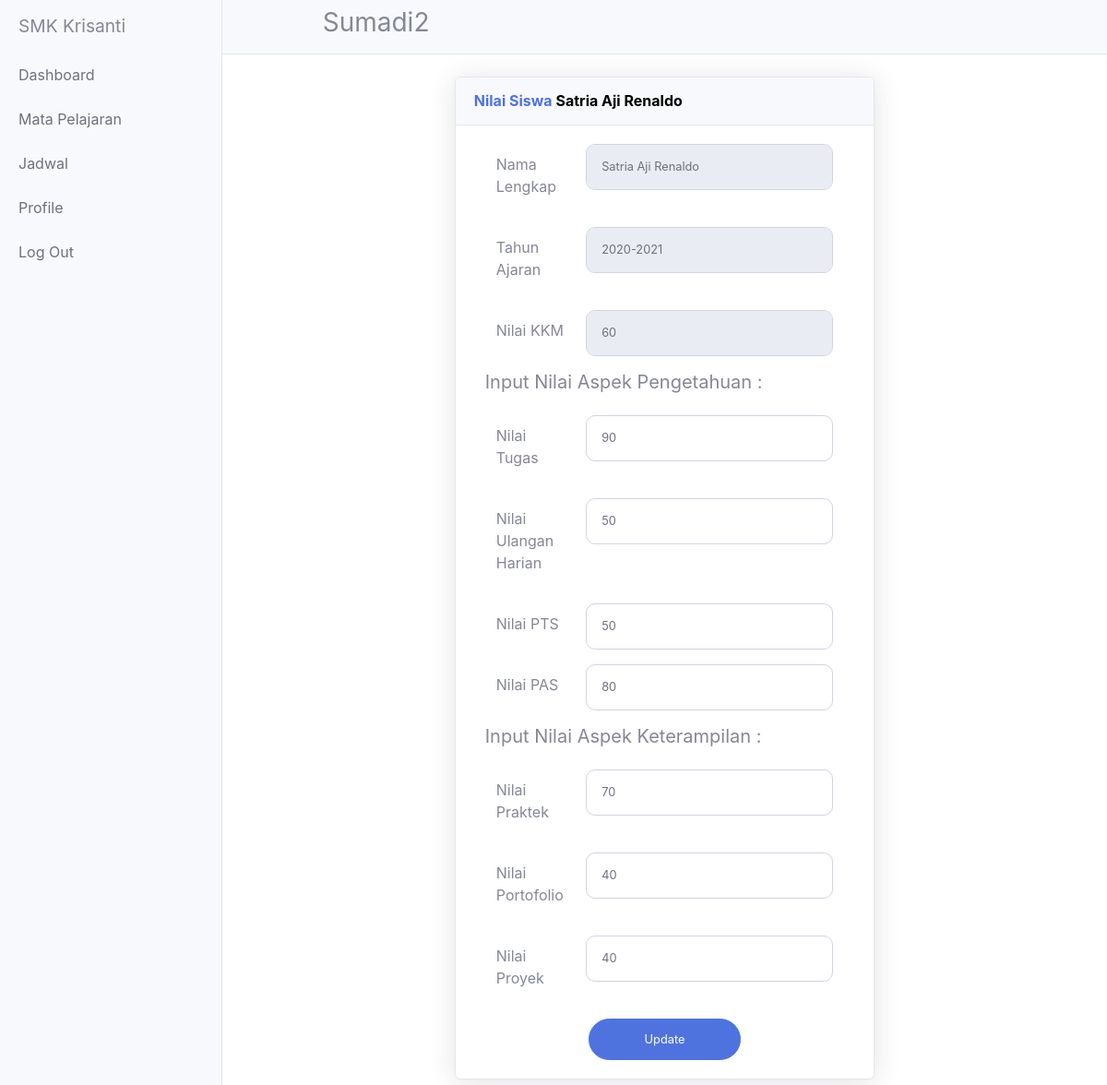
Page /guru/inputDetailNilai.php?id=16&&id_matpel=2359&&id_kelas=26&&nama_matpel=Bahasa Jepang&&id_siswa=4 on the committed database.
### tables this page shows
CREATE TABLE `guru` (
  `id_guru` int(11) NOT NULL,
  `id_user` int(100) NOT NULL,
  `id_angkatan` int(100) NOT NULL,
  `id_kelas` int(100) NOT NULL,
  `nuptk` varchar(16) NOT NULL,
  `nama_guru` varchar(100) NOT NULL,
  `password` varchar(8) NOT NULL,
  `alamat` varchar(50) NOT NULL,
  `no_hp` varchar(15) NOT NULL,
  `email` varchar(45) NOT NULL,
  `agama` varchar(8) NOT NULL,
  `tempat_lahir` varchar(10) NOT NULL,
  `tanggal_lahir` varchar(10) NOT NULL,
  `status` varchar(11) NOT NULL,
  `jenis_kelamin` varchar(10) NOT NULL,
  `foto` text NOT NULL
);

CREATE TABLE `nilai_siswa` (
  `id_nilaisiswa` int(11) NOT NULL,
  `id_siswa` int(11) NOT NULL,
  `id_matpel` int(100) NOT NULL,
  `id_angkatan` int(100) NOT NULL,
  `nis` varchar(4) NOT NULL,
  `nama_siswa` varchar(40) NOT NULL,
  `kelas` varchar(8) NOT NULL,
  `mata_pelajaran` varchar(30) NOT NULL,
  `semester` varchar(6) NOT NULL,
  `tahun_ajaran` varchar(11) NOT NULL,
  `nilai_kkm` varchar(4) NOT NULL,
  `nilai_tugas` varchar(4) NOT NULL,
  `nilai_uh` varchar(4) NOT NULL,
  `nilai_pts` varchar(4) NOT NULL,
  `nilai_pas` varchar(4) NOT NULL,
  `nilai_akhir_ap` varchar(4) NOT NULL,
  `nilai_praktek` varchar(4) NOT NULL,
  `nilai_portofolio` varchar(4) NOT NULL,
  `nilai_proyek` int(4) NOT NULL,
  `nilai_akhir_rap` varchar(4) NOT NULL,
  `predikat` varchar(2) NOT NULL,
  `nisn` varchar(10) NOT NULL
);

### guru/inputDetailNilai.php (the view, shortened to what this page needs)
<?php include('header.php');?>
<?php
$id_siswa=$_GET['id_siswa'];
$id_matpel=$_GET['id_matpel'];
$id_guru=$_GET['id'];
$id_kelas=$_GET['id_kelas'];
$nama_matpel=$_GET['nama_matpel'];
$getDataSiswa=mysqli_query($db,"SELECT * FROM nilai_siswa WHERE id_matpel='$id_matpel' && id_siswa='$id_siswa' ");
$dataSiswa=mysqli_fetch_assoc($getDataSiswa);
$nama_siswa=$dataSiswa['nama_siswa'];
?>
<br>
<div class="col-xl-6 col-lg-12" style="margin-left: auto;    margin-right: auto;">
              <div class="card shadow mb-4">
                <div class="card-header py-3 d-flex flex-row align-items-center justify-content-between">
                  <h6 class="m-0 font-weight-bold text-primary">Nilai Siswa <span style="color:black"> <?php  echo"$nama_siswa";?> </span></h6>
                </div>
                <div class="card-body">
                <div class="table-responsive">
                <form class="user" name="update_siswa" method="post" action="inputDetailNilai.php?id=<?php echo "$id_guru&&id_matpel=$id_matpel&&id_kelas=$id_kelas&&nama_matpel=$nama_matpel&&id_siswa=$id_siswa"; ?>" enctype="multipart/form-data">
                    <div class="form-group">
                    <div class="container">
                    <div class="row">
                    <div class="col-3">
                    <p style="margin-top:10px">Nama Lengkap </p>
                    </div>
                   <div class="col-9">
                    <input readonly type="text" style="border-radius:10px;" class="form-control form-control-user" value="<?php echo"$nama_siswa";?>">
                </div>
                       </div>
                    </div>
                    </div>
                    <div class="form-group">
                    <div class="container">
                    <div class="row">
                    <div class="col-3">
                    <p style="margin-top:10px">Tahun Ajaran</p>
                    </div>
                   <div class="col-9">
                    <input readonly type="Name" style="border-radius:10px;" class="form-control form-control-user" value="<?php echo"".$dataSiswa['tahun_ajaran']."";?>">
                            </div>
                       </div>
                    </div>
                    </div>
                    <div class="form-group">
                    <div class="container">
                    <div class="row">
                    <div class="col-3">
                    <p style="margin-top:10px">Nilai KKM</p>
                    </div>
                   <div class="col-9">
                    <input readonly type="Name" style="border-radius:10px;" class="form-control form-control-user" value="<?php echo"".$dataSiswa['nilai_kkm']."";?>">
                            </div>
                       </div>
                    </div>
                    </div>
                    <div class="form-group">
                    <div class="container">
                    <div class="row">
                    <h5 styl="padding:5px; color:black; padding-bottom:5px;"> Input Nilai Aspek Pengetahuan :</h5>
                    </div>
                    </div>
                    </div>
                    <div class="form-group">
                    <div class="container">
                    <div class="row">
                    <div class="col-3">
                    <p style="margin-top:10px">Nilai Tugas</p>
                    </div>
                   <div class="col-9">
                   <input min="0" max="100" type="number" style="border-radius:10px;" class="form-control form-control-user" name="tugas" value="<?php echo"".$dataSiswa['nilai_tugas']."";?>">
                            </div>
                       </div>
                    </div>
                    </div>
                    <div class="form-group">
                    <div class="container">
                    <div class="row">
                    <div class="col-3">
                    <p style="margin-top:10px">Nilai Ulangan Harian </p>
                    </div>
                   <div class="col-9">
                   <input  min="0" max="100"  type="number" style="border-radius:10px;" class="form-control form-control-user" name="uh" value="<?php echo"".$dataSiswa['nilai_uh']."";?>">
                           </div>
                       </div>
                    </div>
                    </div>
                    <div class="form-group">
                    <div class="container">
                    <div class="row">
                    <div class="col-3">
                    <p style="margin-top:10px">Nilai PTS </p>
                    </div>
                   <div class="col-9">
                   <input  min="0" max="100" type="number" style="border-radius:10px;" class="form-control form-control-user" name="pts" value="<?php echo"".$dataSiswa['nilai_pts']."";?>">
                            </div>
                       </div>
                    </div>
                    </div>
                    <div class="form-group">
                    <div class="container">
                    <div class="row">
                    <div class="col-3">
                    <p style="margin-top:10px">Nilai PAS</p>
                    </div>
                   <div class="col-9">
                    <input min="0" max="100" type="number" style="border-radius:10px;" id="maxInput" class="form-control form-control-user" name="pas" value="<?php echo"".$dataSiswa['nilai_pas']."";?>">
                    </div>
                       </div>
                    </div>
                    </div>
                    <div class="form-group">
                    <div class="container">
                    <div class="row">
                    <h5 styl="padding:5px; color:black; padding-bottom:5px;"> Input Nilai Aspek Keterampilan :</h5>
                    </div>
                    </div>
                    </div>
                    <div class="form-group">
                    <div class="container">
                    <div class="row">
                    <div class="col-3">
                    <p style="margin-top:10px">Nilai Praktek</p>
                    </div>
                   <div class="col-9">
                   <input  min="0" max="100" type="number" style="border-radius:10px;" id="maxInput" class="form-control form-control-user" name="praktek" value="<?php echo"".$dataSiswa['nilai_praktek']."";?>">
                            </div>
                       </div>
                    </div>
                    </div>
                    <div class="form-group">
                    <div class="container">
                    <div class="row">
                    <div class="col-3">
                    <p style="margin-top:10px">Nilai Portofolio </p>
                    </div>
                   <div class="col-9">
                   <input  min="0" max="100" type="number" style="border-radius:10px;" id="maxInput" class="form-control form-control-user" name="portofolio" value="<?php echo"".$dataSiswa['nilai_portofolio']."";?>">
                           </div>
                       </div>
                    </div>
                    </div>
                    <div class="form-group">
                    <div class="container">
                    <div class="row">
                    <div class="col-3">
                    <p style="margin-top:10px">Nilai Proyek </p>
                    </div>
                   <div class="col-9">
                   <input  min="0" max="100" type="number" style="border-radius:10px;" id="maxInput" class="form-control form-control-user" name="proyek" value="<?php echo"".$dataSiswa['nilai_proyek']."";?>">
                            </div>
                       </div>
                    </div>
                    </div>
                   <input type="submit" style="max-width:40%; margin-left:auto; margin-right:auto;" name="update" class="btn btn-primary btn-user btn-block" value="Update">
                  </form>
                  </div>
                </div>
              </div>
            </div>

### guru/header.php (shortened to what this page needs)
<?php
$id_guru = $_GET['id'];
$getDataGuru=mysqli_query($db,"SELECT * FROM guru WHERE id_guru ='$id_guru'");
$dataGuru=mysqli_fetch_assoc($getDataGuru);
$namaGuru=$dataGuru['nama_guru'];
$id_user=$dataGuru['id_user'];
?>
<!DOCTYPE html>
<html lang="en">
<head>
  <link href="../css/font-awesome.css" rel="stylesheet">
  <link href="../css/vendor/bootstrap/css/bootstrap.min.css" rel="stylesheet">
  <link href="../css/sb-admin-2.min.css" rel="stylesheet">
  <link href="../css/vendor/fontawesome-free/css/all.min.css" rel="stylesheet" type="text/css">
  <link href="../css/simple-sidebar.css" rel="stylesheet">
</head>
<body>
  <div class="d-flex" id="wrapper">
    <div style=""class="bg-light border-right" id="sidebar-wrapper">
      <div class="sidebar-heading"> SMK Krisanti </div>
      <div class="list-group list-group-flush">
        <a href="index.php?id=<?php echo "$id_guru"?>" class="list-group-item list-group-item-action bg-light">Dashboard</a>
         <a href="mata_pelajaran.php?id=<?php echo "$id_guru"?>" class="list-group-item list-group-item-action bg-light">Mata Pelajaran </a>
         <a href="jadwal.php?id=<?php echo "$id_guru"?>" class="list-group-item list-group-item-action bg-light">Jadwal </a>
        <a href="profile.php?id=<?php echo "$id_guru&&id_user=$id_user"?>" class="list-group-item list-group-item-action bg-light">Profile</a>
        <a href="../index.php" class="list-group-item list-group-item-action bg-light">Log Out</a>
      </div>
    </div>
    <div id="page-content-wrapper">
      <nav class="navbar navbar-expand-lg navbar-light bg-light border-bottom">
		<h3 style="margin-left:10%;"><?php echo "$namaGuru";?><h3>
        <div class="collapse navbar-collapse" id="navbarSupportedContent">
          <ul class="navbar-nav ml-auto mt-2 mt-lg-0">
            <li class="nav-item active">
              <a class="nav-link" href="#"><span class="sr-only">(current)</span></a>
            </li>
            <li class="nav-item">
              <a class="nav-link" href="#"></a>
            </li>
          </ul>
        </div>
      </nav>

### css/simple-sidebar.css (style rules this page uses)
body { overflow-x: hidden; }
#sidebar-wrapper { min-height: 100vh; margin-left: -15rem; -webkit-transition: margin .25s ease-out; -moz-transition: margin .25s ease-out; -o-transition: margin .25s ease-out; transition: margin .25s ease-out; }
#sidebar-wrapper .sidebar-heading { padding: 0.875rem 1.25rem; font-size: 1.2rem; }
#sidebar-wrapper .list-group { width: 15rem; }
#page-content-wrapper { min-width: 100vw; }
@media (min-width: 768px) { #sidebar-wrapper { margin-left: 0; } }
@media (min-width: 768px) { #page-content-wrapper { min-width: 0; width: 100%; } }

### rows in the picture
guru: nama_guru "Sumadi2"
nilai_siswa: nama_siswa "Satria Aji Renaldo", tahun_ajaran "2020-2021", nilai_kkm "60", tugas "90", uh "50", pts "50", pas "80", praktek "70", portofolio "40", proyek "40"
